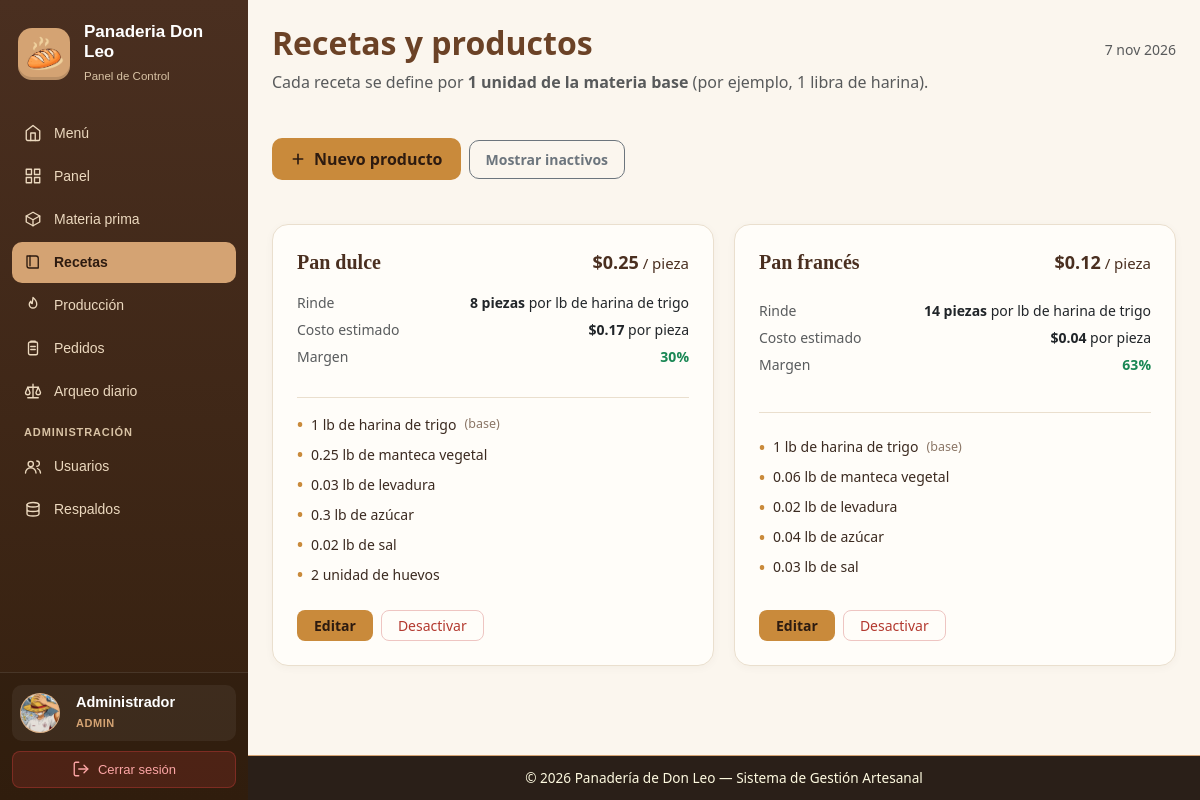
The page /src/Views/Admin/recetas.php (signed in) on the database its author committed.
### tables this page shows
CREATE TABLE `productos` (
  `id` int NOT NULL AUTO_INCREMENT,
  `nombre` varchar(100) NOT NULL,
  `precio` decimal(10,2) NOT NULL DEFAULT '0.00',
  `base_insumo_id` int NOT NULL,
  `rendimiento` decimal(10,2) NOT NULL DEFAULT '1.00',
  `activo` tinyint(1) NOT NULL DEFAULT '1',
  PRIMARY KEY (`id`),
  UNIQUE KEY `nombre` (`nombre`),
  KEY `fk_prod_insumo` (`base_insumo_id`),
  CONSTRAINT `fk_prod_insumo` FOREIGN KEY (`base_insumo_id`) REFERENCES `insumos` (`id`)
);

CREATE TABLE `insumos` (
  `id` int NOT NULL AUTO_INCREMENT,
  `nombre` varchar(100) NOT NULL,
  `unidad` varchar(20) NOT NULL,
  `stock` decimal(10,2) NOT NULL DEFAULT '0.00',
  `stock_minimo` decimal(10,2) NOT NULL DEFAULT '0.00',
  `costo` decimal(10,2) NOT NULL DEFAULT '0.00',
  `activo` tinyint(1) NOT NULL DEFAULT '1',
  PRIMARY KEY (`id`),
  UNIQUE KEY `nombre` (`nombre`)
);

CREATE TABLE `receta_items` (
  `producto_id` int NOT NULL,
  `insumo_id` int NOT NULL,
  `cantidad` decimal(10,2) NOT NULL,
  PRIMARY KEY (`producto_id`,`insumo_id`),
  KEY `fk_receta_insumo` (`insumo_id`),
  CONSTRAINT `fk_receta_insumo` FOREIGN KEY (`insumo_id`) REFERENCES `insumos` (`id`) ON DELETE CASCADE,
  CONSTRAINT `fk_receta_producto` FOREIGN KEY (`producto_id`) REFERENCES `productos` (`id`) ON DELETE CASCADE
);

### src/Views/Admin/recetas.php (the view, shortened to what this page needs)
<?php
require_once $_SERVER['DOCUMENT_ROOT'] . '/panaderia/Config/current_user.php';
$verInactivos = isset($_GET['inactivos']);
$mostrarNuevo = isset($_GET['nuevo']);
$sqlProductos = "
    SELECT p.*, i.nombre AS base_nombre, i.unidad AS base_unidad, i.costo AS base_costo
    FROM productos p
    JOIN insumos i ON p.base_insumo_id = i.id
    " . ($verInactivos ? "" : "WHERE p.activo = 1 ") . "
    ORDER BY p.activo DESC, p.nombre ASC
";
$productos = $pdo->query($sqlProductos)->fetchAll();
$recetasItemsRaw = $pdo->query("
    SELECT ri.producto_id, ri.cantidad, i.nombre, i.unidad, i.costo
    FROM receta_items ri
    JOIN insumos i ON ri.insumo_id = i.id
")->fetchAll();
$itemsPorProducto = [];
foreach ($recetasItemsRaw as $ri) {
    $itemsPorProducto[(int)$ri['producto_id']][] = $ri;
}
include_once __DIR__ . '/../Layouts/header.php';
?>
<link rel="stylesheet" href="/panaderia/Assets/css/siderbar.css">
<link rel="stylesheet" href="/panaderia/Assets/css/recetas.css">
<div class="d-flex">
    <?php include_once __DIR__ . '/../Layouts/sidebar.php'; ?>
    <div class="main flex-grow-1 p-4">
        <div class="rec-header-section mb-4">
            <div class="d-flex justify-content-between align-items-baseline flex-wrap gap-2">
                <div>
                    <h2 class="fw-bold" style="color: #6B4226;">Recetas y productos</h2>
                    <p class="text-muted mb-0">Cada receta se define por <strong>1 unidad de la materia base</strong> (por ejemplo, 1 libra de harina).</p>
                </div>
                <div class="text-muted small">
                    <?php
                        $meses = ["", "ene", "feb", "mar", "abr", "may", "jun", "jul", "ago", "sep", "oct", "nov", "dic"];
                        echo date('j') . ' ' . $meses[(int)date('n')] . ' ' . date('Y');
                    ?>
                </div>
            </div>
        </div>
        <div class="mb-4 d-flex gap-2 flex-wrap align-items-center">
            <a class="ins-btn ins-btn-primary" href="<?= $mostrarNuevo ? 'recetas.php' : 'recetas.php?nuevo=1' ?>" style="background: #C98A3B; color: #2d1b10; border-radius: 10px; padding: 9px 18px; font-weight: 600; text-decoration: none; display: inline-flex; align-items: center; gap: 8px;">
                <svg width="16" height="16" viewBox="0 0 24 24" fill="none" stroke="currentColor" stroke-width="2.5" stroke-linecap="round" stroke-linejoin="round"><line x1="12" y1="5" x2="12" y2="19"></line><line x1="5" y1="12" x2="19" y2="12"></line></svg>
                <?= $mostrarNuevo ? 'Cerrar formulario' : 'Nuevo producto' ?>
            </a>
            <a class="btn btn-outline-secondary" href="recetas.php<?= $verInactivos ? '' : '?inactivos=1' ?>" style="border-radius: 10px; padding: 8px 16px; font-weight: 600; font-size: 14px;">
                <?= $verInactivos ? 'Ocultar inactivos' : 'Mostrar inactivos' ?>
            </a>
        </div>
        <div class="rec-grid mb-4">
            <?php if (empty($productos)): ?>
                <div class="rec-card text-center text-muted py-5">No hay productos o recetas registradas.</div>
            <?php else: ?>
                <?php foreach ($productos as $p): ?>
                    <?php
                        $pid = (int)$p['id'];
                        $items = $itemsPorProducto[$pid] ?? [];
                        $costoTanda = (float)$p['base_costo'];
                        foreach ($items as $it) {
                            $costoTanda += (float)$it['cantidad'] * (float)$it['costo'];
                        }
                        $rend = (float)$p['rendimiento'];
                        $costoPieza = $rend > 0 ? ($costoTanda / $rend) : 0;
                        $precioPieza = (float)$p['precio'];
                        $margen = $precioPieza > 0 ? round((($precioPieza - $costoPieza) / $precioPieza) * 100) : 0;
                    ?>
                    <div class="rec-card <?= $p['activo'] ? '' : 'opacity-50' ?>">
                        <div class="rec-card-header">
                            <h3 class="rec-product-title">
                                <?= htmlspecialchars($p['nombre']) ?>
                            </h3>
                            <div class="rec-price-tag"><strong>$<?= number_format($precioPieza, 2) ?></strong> / pieza</div>
                        </div>
                        <div class="rec-details-grid mb-3">
                            <div class="rec-row-info">
                                <span class="text-muted">Rinde</span>
                                <span><strong><?= rtrim(rtrim(number_format($rend, 2), '0'), '.') ?> piezas</strong> por <?= htmlspecialchars($p['base_unidad']) ?> de <?= htmlspecialchars(mb_strtolower($p['base_nombre'])) ?></span>
                            </div>
                            <div class="rec-row-info">
                                <span class="text-muted">Costo estimado</span>
                                <span><strong>$<?= number_format($costoPieza, 2) ?></strong> por pieza</span>
                            </div>
                            <div class="rec-row-info">
                                <span class="text-muted">Margen</span>
                                <span class="<?= $margen >= 0 ? 'text-success' : 'text-danger' ?> fw-bold"><?= $margen ?>%</span>
                            </div>
                        </div>
                        <hr style="border-color: #EADFCE; opacity: 1; margin: 14px 0;">
                        <ul class="rec-ingredients-list mb-4">
                            <li>1 <?= htmlspecialchars($p['base_unidad']) ?> de <?= htmlspecialchars(mb_strtolower($p['base_nombre'])) ?> <span class="rec-base-label">(base)</span></li>
                            <?php foreach ($items as $it): ?>
                                <li><?= rtrim(rtrim(number_format((float)$it['cantidad'], 2), '0'), '.') ?> <?= htmlspecialchars($it['unidad']) ?> de <?= htmlspecialchars(mb_strtolower($it['nombre'])) ?></li>
                            <?php endforeach; ?>
                        </ul>
                        <div class="rec-card-actions">
                            <a href="recetas.php?editar=<?= $pid ?>" class="btn btn-sm px-3 py-1.5" style="background: #C98A3B; color: #2d1b10; font-weight: 600; border-radius: 8px;">Editar</a>
                            <a href="recetas.php?toggle=<?= $pid ?><?= $verInactivos ? '&inactivos=1' : '' ?>" class="btn btn-sm btn-outline-danger px-3 py-1.5 js-toggle-receta" style="border-radius: 8px; color: #b3392f; border-color: #eec5c2;">
                                <?= $p['activo'] ? 'Desactivar' : 'Activar' ?>
                            </a>
                        </div>
                    </div>
                <?php endforeach; ?>
            <?php endif; ?>
        </div>
        <?php include_once __DIR__ . '/../Layouts/footer.php'; ?>

### Assets/css/custom-theme.css (style rules this page uses)
:root { --color-trigo: #D4A373; --color-corteza: #6B4226; --color-crema: #FEFAE0; --color-blanco: #FFFFFF; --color-tarjeta-bg: rgba(35, 25, 18, 0.88); }
body { background-color: var(--color-crema); font-family: 'Segoe UI', system-ui, -apple-system, sans-serif; }

### Assets/css/recetas.css (style rules this page uses)
.main { margin-left: 248px; box-sizing: border-box; width: calc(100% - 248px); min-height: 100vh; padding: 24px; background-color: #FBF6EE; display: flex; flex-direction: column; gap: 20px; }
.rec-grid { display: grid; grid-template-columns: repeat(2, 1fr); gap: 20px; }
.rec-card { background: #FFFDF9; border: 1px solid #EADFCE; border-radius: 16px; box-shadow: 0 2px 8px rgba(74, 47, 32, 0.04); padding: 24px; display: flex; flex-direction: column; justify-content: space-between; }
.rec-card-header { display: flex; justify-content: space-between; align-items: baseline; margin-bottom: 16px; }
.rec-product-title { font-family: Georgia, 'Palatino Linotype', serif; color: #4A2F20; font-size: 20px; font-weight: 700; margin: 0; }
.rec-price-tag { font-size: 15px; color: #4A2F20; }
.rec-price-tag strong { font-size: 18px; color: #4A2F20; }
.rec-details-grid { display: flex; flex-direction: column; gap: 6px; font-size: 14px; }
.rec-row-info { display: flex; justify-content: space-between; }
.rec-ingredients-list { list-style: none; padding: 0; margin: 0; display: flex; flex-direction: column; gap: 6px; font-size: 14px; color: #3b2a20; }
.rec-ingredients-list li { display: flex; align-items: center; gap: 8px; }
.rec-ingredients-list li::before { content: "•"; color: #C98A3B; font-weight: bold; font-size: 16px; }
.rec-base-label { color: #8A7565; font-size: 12.5px; }
.rec-card-actions { display: flex; gap: 8px; }

### rows shown on the page
productos: nombre "Pan dulce", precio "0.25", rendimiento "8", base_insumo.unidad "lb", base_insumo.nombre "harina de trigo", rendimiento "0.17", margen "30", activo "Desactivar"
receta_items: cantidad "0.25", insumo.unidad "lb", insumo.nombre "manteca vegetal"
receta_items: cantidad "0.03", insumo.unidad "lb", insumo.nombre "levadura"
receta_items: cantidad "0.3", insumo.unidad "lb", insumo.nombre "azúcar"
receta_items: cantidad "0.02", insumo.unidad "lb", insumo.nombre "sal"
receta_items: cantidad "2", insumo.unidad "unidad", insumo.nombre "huevos"
productos: nombre "Pan francés", precio "0.12", rendimiento "14", base_insumo.unidad "lb", base_insumo.nombre "harina de trigo", rendimiento "0.04", margen "63", activo "Desactivar"
receta_items: cantidad "0.06", insumo.unidad "lb", insumo.nombre "manteca vegetal"
receta_items: cantidad "0.02", insumo.unidad "lb", insumo.nombre "levadura"
receta_items: cantidad "0.04", insumo.unidad "lb", insumo.nombre "azúcar"
receta_items: cantidad "0.03", insumo.unidad "lb", insumo.nombre "sal"

### other values the page prints
$nombre_usuario "Administrador"
$rol_usuario "ADMIN"
